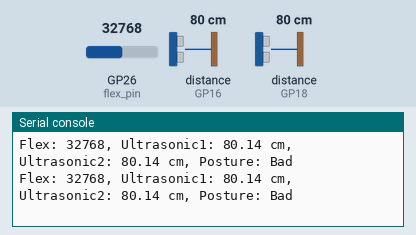
This program was run on a simulated Raspberry Pi Pico running MicroPython. On the bench: the last lines printed to the serial console. The test bench sets the inputs (shaded band); at power-on: distance to the obstacle (sensors on GP16, GP18) 80 cm, GP26 (flex_pin) = 32768 (analog values on the 0–65535 scale). The echo pulse lasts 58.3 µs per cm.

Above: at 1.2 s.
1.3 s: distance to the obstacle (sensor on GP16) set to 2 cm
At 2.0 s:
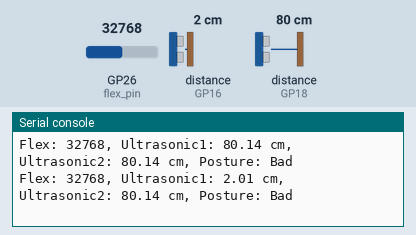
2.8 s: distance to the obstacle (sensor on GP18) set to 2 cm
At 3.5 s:
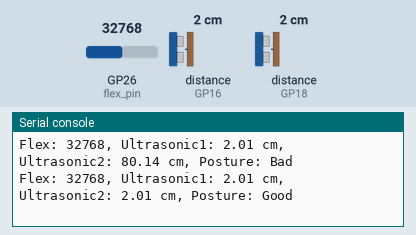
4.5 s: GP26 (flex_pin) set to 45874
At 5.0 s:
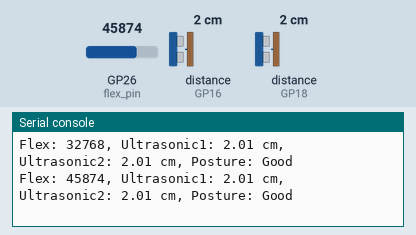
6.0 s: distance to the obstacle (sensor on GP16) set to 4 cm
At 6.5 s:
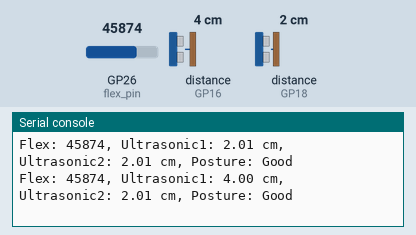
7.5 s: distance to the obstacle (sensor on GP18) set to 4 cm
At 8.0 s:
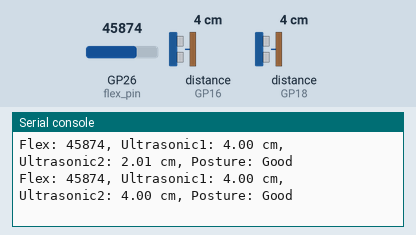
9.0 s: GP26 (flex_pin) set to 57670
At 9.5 s:
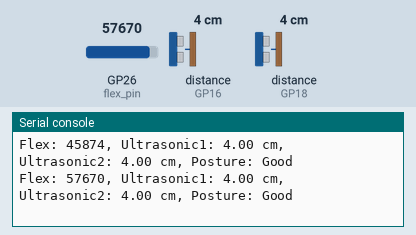
Timing chart, 0 to 11.5 s (numbered marks = the images above; inputs shaded):
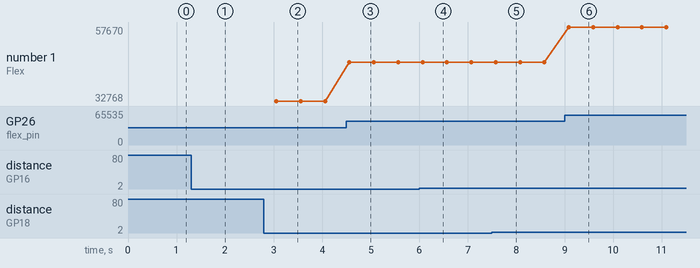

The program:

test.py
```python
from machine import ADC, Pin
import time
from ultrasonic import HCSR04  # Import the ultrasonic sensor module

# Define the analog pin for the flex sensor
flex_pin = ADC(Pin(26))  # A0 is GPIO 26 on Nano RP2040

# Initialize the ultrasonic sensors
ultrasonic_sensor1 = HCSR04(trigger_pin=15, echo_pin=16)
ultrasonic_sensor2 = HCSR04(trigger_pin=19, echo_pin=18)

while True:
    flex_value = flex_pin.read_u16()  # Read the analog value from the flex sensor
    distance1 = ultrasonic_sensor1.distance_cm()  # Read the distance from the first ultrasonic sensor
    distance2 = ultrasonic_sensor2.distance_cm()  # Read the distance from the second ultrasonic sensor

    # Determine posture based on sensor readings
    if distance1 < 10 and distance2 < 10 and flex_value > 4000:
        posture = "Good"
    else:
        posture = "Bad"

    # Format the data with labels as a comma-separated string
    data = "Flex: {}, Ultrasonic1: {:.2f} cm, Ultrasonic2: {:.2f} cm, Posture: {}".format(flex_value, distance1, distance2, posture)

    # Print the sensor values with labels
    print(data)

    # Wait for 500 milliseconds before the next reading
    time.sleep(0.5)
```

ultrasonic.py
```python
import machine, time
from machine import Pin

__version__ = '0.2.0'
__author__ = 'Roberto Sánchez'
__license__ = "Apache License 2.0. https://www.apache.org/licenses/LICENSE-2.0"

class HCSR04:
    """
    Driver to use the untrasonic sensor HC-SR04.
    The sensor range is between 2cm and 4m.

    The timeouts received listening to echo pin are converted to OSError('Out of range')
    """

    def __init__(self, trigger_pin, echo_pin, echo_timeout_us=500*2*30):
        """
        trigger_pin: Output pin to send pulses
        echo_pin: Readonly pin to measure the distance. The pin should be protected with 1k resistor
        echo_timeout_us: Timeout in microseconds to listen to echo pin.
        By default is based in sensor limit range (4m)
        """
        self.echo_timeout_us = echo_timeout_us
        # Init trigger pin (out)
        self.trigger = Pin(trigger_pin, mode=Pin.OUT, pull=None)
        self.trigger.value(0)

        # Init echo pin (in)
        self.echo = Pin(echo_pin, mode=Pin.IN, pull=None)

    def _send_pulse_and_wait(self):
        """
        Send the pulse to trigger and listen on echo pin.
        We use the method `machine.time_pulse_us()` to get the microseconds until the echo is received.
        """
        self.trigger.value(0) # Stabilize the sensor
        time.sleep_us(5)
        self.trigger.value(1)
        # Send a 10us pulse.
        time.sleep_us(10)
        self.trigger.value(0)
        try:
            pulse_time = machine.time_pulse_us(self.echo, 1, self.echo_timeout_us)
            return pulse_time
        except OSError as ex:
            if ex.args[0] == 110: # 110 = ETIMEDOUT
                raise OSError('Out of range')
            raise ex

    def distance_mm(self):
        """
        Get the distance in millimeters without floating point operations.
        """
        pulse_time = self._send_pulse_and_wait()
        mm = pulse_time * 100 // 582
        return mm

    def distance_cm(self):
        """
        Get the distance in centimeters with floating point operations.
        It returns a float
        """
        pulse_time = self._send_pulse_and_wait()
        cms = (pulse_time / 2) / 29.1
        return cms
```

Measured:
- after the input at 1.3 s, the serial console: prints a new line after 0.24 s (image 1)
- after the input at 2.8 s, the serial console: prints a new line after 0.26 s (image 2)
- after the input at 4.5 s, the serial console: prints a new line after 0.06 s (image 3)
- after the input at 6.0 s, the serial console: prints a new line after 0.07 s (image 4)
- after the input at 7.5 s, the serial console: prints a new line after 0.08 s (image 5)
- after the input at 9.0 s, the serial console: prints a new line after 0.09 s (image 6)
- plotted number 1: 32768 → 45874 after the input at 4.5 s, 45874 → 57670 after the input at 9.0 s
